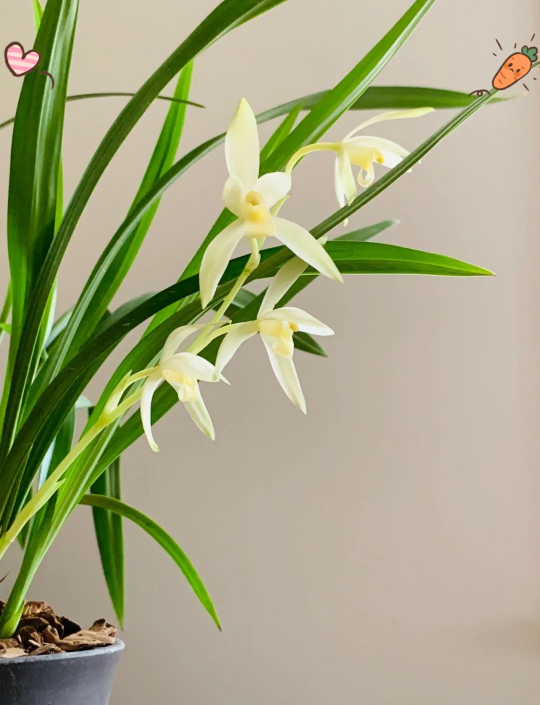
#> input picture learned/兰花/20260403_184523.jpg, 1080 x 1409 px (shown at 1/2 size)
$ python -i app.py   (imports and definitions only)
#> lines starting #> are read from the running program, lines starting #| are printed output that depends on the picture
"""
花朵识别应用 - Flask后端
使用简单特征比对算法，适合教学
"""

from flask import Flask, request, jsonify, render_template
import os
import numpy as np
from PIL import Image
import base64
import io
import json
from datetime import datetime
import cv2
from skimage.feature import hog

import threading
import requests
import time

# [1 line not run here, left out]
# [1 line that did not run here, left out]
# [1 line that did not run here, left out]


# [10 lines left out: function keep_alive, not called in this run]


# 启动后台守护线程（仅在非 debug 模式）
# [3 lines not run here, left out]

# 相似度阈值，低于此值认为"没学会"
SIMILARITY_THRESHOLD = 0.80


def extract_features(image_path):
    """
    提取图片特征：使用HOG特征 + 颜色直方图
    HOG对形状和纹理敏感，适合区分不同类型花朵
    """
#> called with image_path = 'learned/兰花/20260403_184523.jpg'
    try:
        img = Image.open(image_path).convert('RGB')
#> img is the input picture: PIL image 1080x1409 RGB; mean R, G, B 166.1, 166.6, 131.8
        img = img.resize((128, 128), Image.Resampling.LANCZOS)
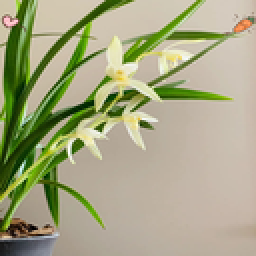
#> img: PIL image 128x128 RGB (shown 2 times larger); mean R, G, B 166.1, 166.6, 132
        img_array = np.array(img)

        # HOG 特征提取
        gray = cv2.cvtColor(img_array, cv2.COLOR_RGB2GRAY)
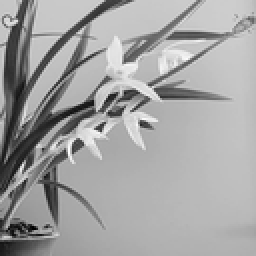
#> gray: shape (128, 128) (shown 2 times larger); min 0, max 255, mean 162.5
        hog_features = hog(
            gray,
            orientations=9,
            pixels_per_cell=(16, 16),
            cells_per_block=(2, 2),
            block_norm='L2-Hys',
            visualize=False,
            feature_vector=True
        )
#> hog_features = 1764 values, max 0.607 at index 940, min 0 at index 89, mean 0.117

        # 颜色直方图特征 (HSV颜色空间更稳定)
        hsv = cv2.cvtColor(img_array, cv2.COLOR_RGB2HSV)
#> hsv: shape (128, 128, 3); mean H, S, V 26.1, 77.5, 175
        hist_h = cv2.calcHist([hsv], [0], None, [16], [0, 180]).flatten()
#> hist_h = [117, 10530, 1478, 2580, 1321, 81, 10, 2, 16, 109, 111, 3, 1, 3, 0, 22]
        hist_s = cv2.calcHist([hsv], [1], None, [16], [0, 256]).flatten()
#> hist_s = [85, 1625, 9535, 633, 354, 293, 280, 251, 242, 219, 233, 209, 190, 273, 458, 1504]
        hist_v = cv2.calcHist([hsv], [2], None, [16], [0, 256]).flatten()
#> hist_v = [5, 31, 151, 273, 492, 600, 469, 489, 547, 544, 1183, 4222, 4967, 1830, 471, 110]

        # 归一化
        hist_h = hist_h / (hist_h.sum() + 1e-6)
#> hist_h = [0.00714, 0.643, 0.0902, 0.157, 0.0806, 0.00494, 0.00061, 0.000122, 0.000977, 0.00665, 0.00677, 0.000183, 6.1e-05, 0.000183, 0, 0.00134]
        hist_s = hist_s / (hist_s.sum() + 1e-6)
#> hist_s = [0.00519, 0.0992, 0.582, 0.0386, 0.0216, 0.0179, 0.0171, 0.0153, 0.0148, 0.0134, 0.0142, 0.0128, 0.0116, 0.0167, 0.028, 0.0918]
        hist_v = hist_v / (hist_v.sum() + 1e-6)
#> hist_v = [0.000305, 0.00189, 0.00922, 0.0167, 0.03, 0.0366, 0.0286, 0.0298, 0.0334, 0.0332, 0.0722, 0.258, 0.303, 0.112, 0.0287, 0.00671]

        # 合并特征
        features = np.concatenate([hog_features, hist_h, hist_s, hist_v])
#> features = 1812 values, max 0.643 at index 1765, min 0 at index 89, mean 0.115

        return features
    except Exception as e:
        print(f"特征提取错误: {e}")
        return None


# [298 lines left out: functions extract_features_from_base64, cosine_similarity, get_all_learned_categories, recognize_flower, save_learned_flower, index and 7 more, not called in this run]


# [10 lines not run here, left out]

>>> result = extract_features('learned/兰花/20260403_184523.jpg')
#> result has the same summary as features in extract_features
